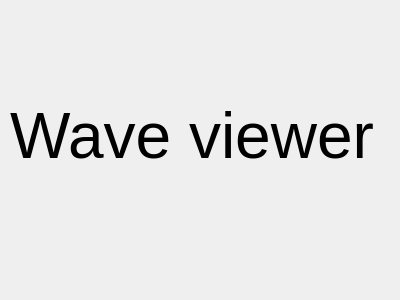
<?xml version="1.0" encoding="UTF-8"?>
<ui version="4.0">
 <class>DialogAbout</class>
 <widget class="QDialog" name="DialogAbout">
  <property name="geometry">
   <rect>
    <x>0</x>
    <y>0</y>
    <width>400</width>
    <height>300</height>
   </rect>
  </property>
  <property name="windowTitle">
   <string>Dialog</string>
  </property>
  <widget class="QLabel" name="label">
   <property name="geometry">
    <rect>
     <x>10</x>
     <y>60</y>
     <width>371</width>
     <height>151</height>
    </rect>
   </property>
   <property name="font">
    <font>
     <pointsize>48</pointsize>
    </font>
   </property>
   <property name="text">
    <string>Wave viewer</string>
   </property>
  </widget>
 </widget>
 <resources/>
 <connections/>
</ui>
